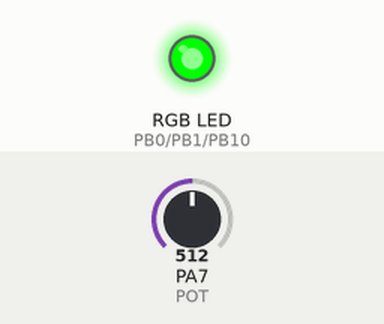
Bench run of a sketch on a simulated STM32 Blue Pill. On the bench: an RGB LED mixed from three pins (HIGH = lit). Inputs (shaded band) come from the test bench; at power-on: PA7 (POT) = 512.

Above: at 1.2 s.
1.3 s: PA7 (POT) set to 383
2.8 s: PA7 (POT) set to 355
At 3.6 s:
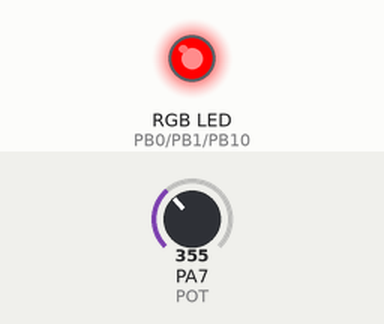
4.3 s: PA7 (POT) set to 900
At 4.7 s:
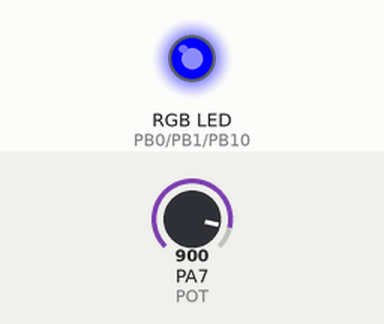
5.8 s: PA7 (POT) set to 735
7.3 s: PA7 (POT) set to 717
At 8.2 s:
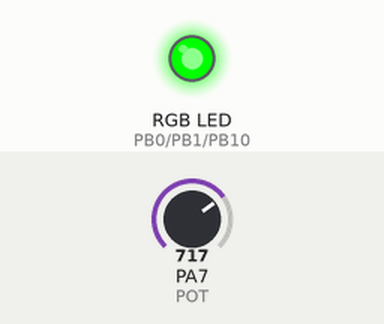
8.8 s: PA7 (POT) set to 1023
At 9.4 s:
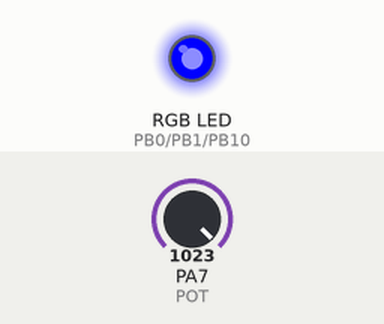
Timing chart, 0 to 11.3 s (numbered marks = the images above; inputs shaded):
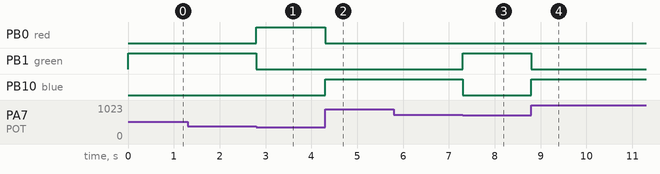

Measured:
- the behaviour switches between 366 and 365 on PA7 (POT) (found by bisection; images 0 and 1)
- the behaviour switches between 727 and 726 on PA7 (POT) (found by bisection; images 2 and 3)
- after the input at 1.3 s, every drawn part: stays the same
- after the input at 2.8 s, PB0 (red): LOW → HIGH at once; PB1 (green): HIGH → LOW at once
- after the input at 4.3 s, PB0 (red): HIGH → LOW at once; PB10 (blue): LOW → HIGH at once
- after the input at 5.8 s, every drawn part: stays the same
- after the input at 7.3 s, PB1 (green): LOW → HIGH at once; PB10 (blue): HIGH → LOW at once
- after the input at 8.8 s, PB1 (green): HIGH → LOW at once; PB10 (blue): LOW → HIGH at once

The sketch:

RGB_Control_with_POT.ino
```cpp
int red=PB0;
int green=PB1;
int blue=PB10;
int POT=PA7;
void setup() {
  // put your setup code here, to run once:
  pinMode(red,OUTPUT);
  pinMode(green,OUTPUT);
  pinMode(blue,OUTPUT);
  pinMode(POT,INPUT);

}

void loop() {
  // put your main code here, to run repeatedly:
  int val=analogRead(POT);
  val=map(val,0,1023,0,255);
  if (val<=90)
  {
    digitalWrite(red,HIGH);
    digitalWrite(green,LOW);
    digitalWrite(blue,LOW);
  }
  else if(val<=180)
  {
    digitalWrite(red,LOW);
    digitalWrite(green,HIGH);
    digitalWrite(blue,LOW);
  }
  else
  {
    digitalWrite(red,LOW);
    digitalWrite(green,LOW);
    digitalWrite(blue,HIGH);
  }

}
```
